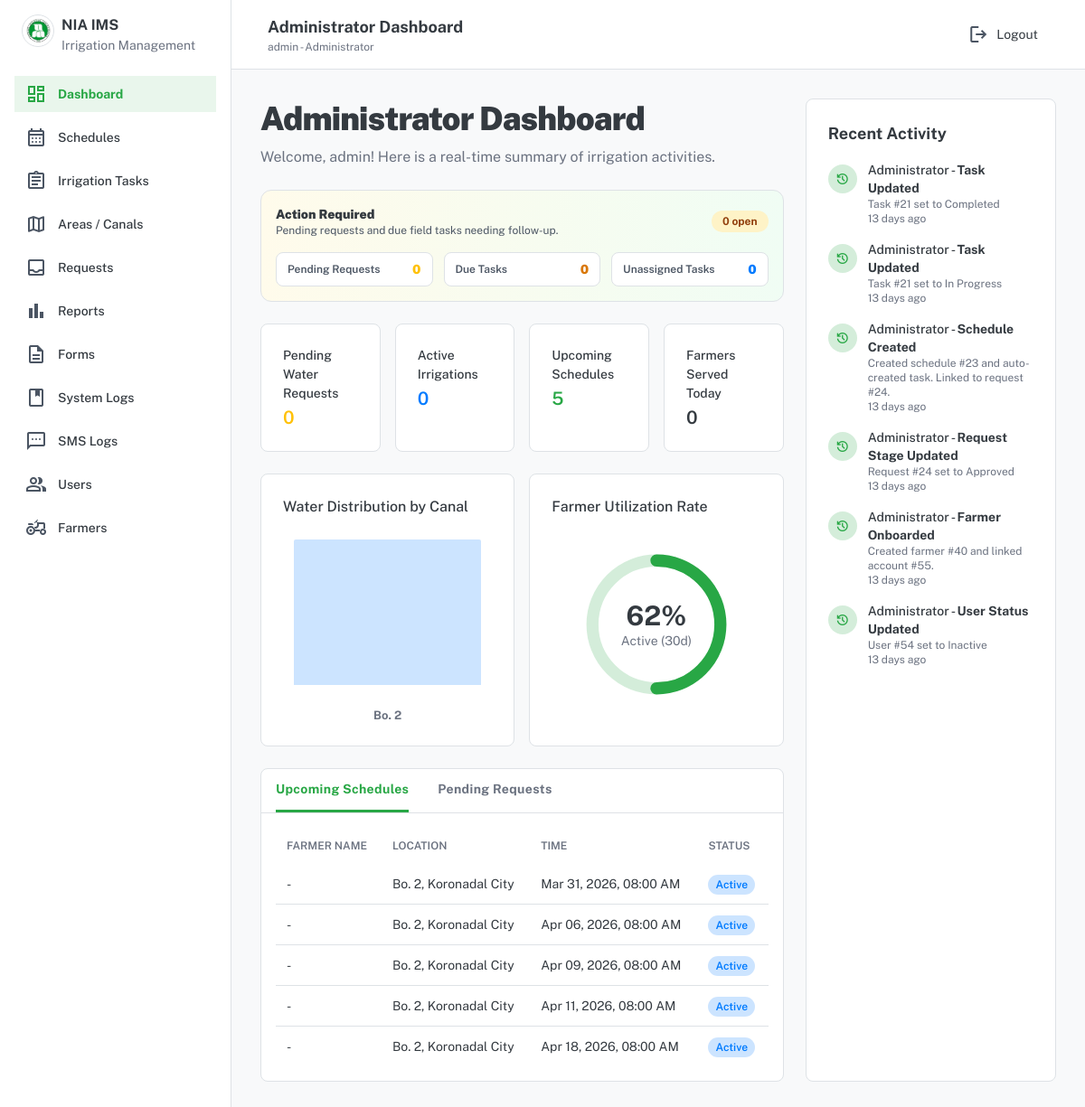
Page /public/index.php?page=dashboard (signed in) on the committed database.
### tables this page shows
CREATE TABLE `irrigation_schedules` (
  `schedule_id` int(11) NOT NULL,
  `service_area_id` int(11) DEFAULT NULL,
  `schedule_date` date DEFAULT NULL,
  `start_time` time DEFAULT NULL,
  `end_time` time DEFAULT NULL,
  `created_by` int(11) DEFAULT NULL,
  `status` enum('Active','Completed','Cancelled') DEFAULT 'Active',
  `schedule_source` enum('Manual','Auto') NOT NULL DEFAULT 'Manual',
  `created_at` timestamp NOT NULL DEFAULT current_timestamp(),
  `request_id` int(11) DEFAULT NULL
);

CREATE TABLE `system_logs` (
  `log_id` int(11) NOT NULL,
  `user_id` int(11) DEFAULT NULL,
  `action` varchar(200) DEFAULT NULL,
  `description` text DEFAULT NULL,
  `created_at` timestamp NOT NULL DEFAULT current_timestamp()
);

### pages/dashboard.php (the view, shortened to what the rows shown need)
<?php
require_once __DIR__ . "/../includes/helpers.php";
require_once __DIR__ . "/../includes/config.php";
$today = date('Y-m-d');
$stmt = $conn->prepare("
  SELECT service_area_id, area_name, municipality, province
  FROM service_areas
");
$stmt->execute();
$focusAreas = $stmt->get_result()->fetch_all(MYSQLI_ASSOC);
$focusAreas = filter_focus_service_area_rows($focusAreas);
$focusAreaIds = array_map('intval', array_column($focusAreas, 'service_area_id'));
$focusAreaInSql = $focusAreaIds ? implode(',', $focusAreaIds) : '0';
$stmt = $conn->prepare("
  SELECT
    s.schedule_id,
    COALESCE(f.farmer_name, '-') AS farmer_name,
    CONCAT(COALESCE(sa.area_name,''), IFNULL(CONCAT(', ', sa.municipality),'')) AS location,
    CONCAT(
      DATE_FORMAT(s.schedule_date, '%b %d, %Y'),
      ', ',
      DATE_FORMAT(s.start_time, '%h:%i %p')
    ) AS time_display,
    s.status
  FROM irrigation_schedules s
  LEFT JOIN service_areas sa
    ON sa.service_area_id = s.service_area_id
  LEFT JOIN irrigation_batches b
    ON b.schedule_id = s.schedule_id AND b.batch_order = 1
  LEFT JOIN farmers f
    ON f.farmer_id = b.farmer_id
  WHERE s.schedule_date >= ?
    AND s.service_area_id IN ({$focusAreaInSql})
  ORDER BY s.schedule_date ASC, s.start_time ASC
  LIMIT 8
");
$stmt->bind_param("s", $today);
$stmt->execute();
$upcomingRows = $stmt->get_result()->fetch_all(MYSQLI_ASSOC);
$stmt = $conn->prepare("
  SELECT
    COALESCE(u.fullname, u.username, 'System') AS actor,
    COALESCE(l.action, 'Activity') AS action,
    COALESCE(l.description, '') AS description,
    l.created_at
  FROM system_logs l
  LEFT JOIN users u ON u.user_id = l.user_id
  ORDER BY l.created_at DESC
  LIMIT 6
");
$stmt->execute();
$activity = $stmt->get_result()->fetch_all(MYSQLI_ASSOC);
include __DIR__ . "/../includes/head.php";
?>
<div class="relative flex min-h-screen w-full">
  <?php include __DIR__ . "/../includes/sidebar.php"; ?>
  <div class="flex-1 flex flex-col">
    <?php include __DIR__ . "/../includes/topbar.php"; ?>
    <main class="flex-1 p-6 lg:p-8">
      <div class="grid grid-cols-1 lg:grid-cols-3 gap-6">
        <div class="lg:col-span-2 flex flex-col gap-6">
          <div>
            <h1 class="text-text-light dark:text-text-dark text-4xl font-black leading-tight tracking-tight">
              Administrator Dashboard
            </h1>
          </div>
          <div class="bg-white dark:bg-gray-900 rounded-lg border border-border-light dark:border-border-dark"
               x-data="{tab:'upcoming'}">
            <div class="p-4">
              <div class="overflow-x-auto" x-show="tab==='upcoming'">
                <table class="w-full text-left">
                  <thead>
                    <tr class="text-xs text-gray-500 dark:text-gray-400 uppercase">
                      <th class="p-3 font-semibold">Farmer Name</th>
                      <th class="p-3 font-semibold">Location</th>
                      <th class="p-3 font-semibold">Time</th>
                      <th class="p-3 font-semibold">Status</th>
                    </tr>
                  </thead>
                  <tbody class="divide-y divide-border-light dark:divide-border-dark">
                    <?php if ($upcomingRows): ?>
                      <?php foreach($upcomingRows as $r): ?>
                        <?php [$cls,$label]=badge($r['status']); ?>
                        <tr class="text-sm text-text-light dark:text-text-dark">
                          <td class="p-3"><?= h($r['farmer_name']) ?></td>
                          <td class="p-3"><?= h($r['location']) ?></td>
                          <td class="p-3"><?= h($r['time_display']) ?></td>
                          <td class="p-3"><span class="px-2 py-1 text-xs font-semibold rounded-full <?= $cls ?>"><?= h($label) ?></span></td>
                        </tr>
                      <?php endforeach; ?>
                    <?php else: ?>
                      <tr><td class="p-3 text-gray-500 dark:text-gray-400" colspan="4">No upcoming schedules.</td></tr>
                    <?php endif; ?>
                  </tbody>
                </table>
              </div>
            </div>
          </div>
        </div>
        <div class="lg:col-span-1 flex flex-col gap-6">
          <div class="bg-white dark:bg-gray-900 rounded-lg border border-border-light dark:border-border-dark p-6 h-full">
            <div class="mt-4 space-y-4">
              <?php if ($activity): ?>
                <?php foreach($activity as $a): ?>
                  <div class="flex gap-3">
                    <div class="flex-shrink-0 mt-1">
                      <span class="flex items-center justify-center size-8 rounded-full bg-primary/20">
                        <span class="material-symbols-outlined text-primary text-base">history</span>
                      </span>
                    </div>
                    <div>
                      <p class="text-sm font-medium text-text-light dark:text-text-dark">
                        <?= h($a['actor']) ?> - <span class="font-bold"><?= h($a['action']) ?></span>
                      </p>
                      <?php if (!empty($a['description'])): ?>
                        <p class="text-xs text-gray-500 dark:text-gray-400"><?= h($a['description']) ?></p>
                      <?php endif; ?>
                      <p class="text-xs text-gray-500 dark:text-gray-400"><?= h(time_ago($a['created_at'])) ?></p>
                    </div>
                  </div>
                <?php endforeach; ?>
              <?php else: ?>
                <p class="text-sm text-gray-500 dark:text-gray-400">No activity yet.</p>
              <?php endif; ?>
            </div>
          </div>
        </div>
      </div>
    </main>
  </div>
</div>
<?php include __DIR__ . "/../includes/footer.php"; ?>

### rows in the picture
irrigation_schedules: farmer_name "-", location "Bo. 2, Koronadal City", time_display "Mar 31, 2026, 08:00 AM", label "Active"
irrigation_schedules: farmer_name "-", location "Bo. 2, Koronadal City", time_display "Apr 06, 2026, 08:00 AM", label "Active"
irrigation_schedules: farmer_name "-", location "Bo. 2, Koronadal City", time_display "Apr 09, 2026, 08:00 AM", label "Active"
irrigation_schedules: farmer_name "-", location "Bo. 2, Koronadal City", time_display "Apr 11, 2026, 08:00 AM", label "Active"
irrigation_schedules: farmer_name "-", location "Bo. 2, Koronadal City", time_display "Apr 18, 2026, 08:00 AM", label "Active"
system_logs: actor "Administrator", action "Task Updated", description "Task #21 set to Completed", created_at "13 days ago"
system_logs: actor "Administrator", action "Task Updated", description "Task #21 set to In Progress", created_at "13 days ago"
system_logs: actor "Administrator", action "Schedule Created", description "Created schedule #23 and auto-created task. Linked to request #24.", created_at "13 days ago"
system_logs: actor "Administrator", action "Request Stage Updated", description "Request #24 set to Approved", created_at "13 days ago"
system_logs: actor "Administrator", action "Farmer Onboarded", description "Created farmer #40 and linked account #55.", created_at "13 days ago"
system_logs: actor "Administrator", action "User Status Updated", description "User #54 set to Inactive", created_at "13 days ago"

### other values in the picture
$label "Dashboard Schedules Irrigation Tasks Areas / Canals Requests Reports Forms System Logs SMS Logs Users Farmers"
$topTitle "Administrator Dashboard"
$userName "admin"
$userRole "Administrator"
$pendingRequests + $dueTasks + $unassignedTasks "0"
$pendingRequests "0"
$dueTasks "0"
$unassignedTasks "0"
$activeIrrigations "0"
$upcomingSchedules "5"
$farmersServedToday "0"
$d['area_name'] "Bo. 2"
$util "62"
